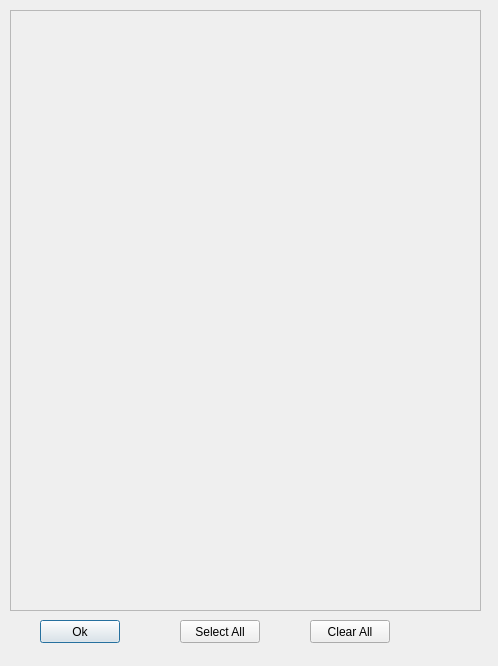
<?xml version="1.0" encoding="UTF-8"?>
<ui version="4.0">
 <class>SelectMetrics</class>
 <widget class="QDialog" name="SelectMetrics">
  <property name="geometry">
   <rect>
    <x>0</x>
    <y>0</y>
    <width>498</width>
    <height>666</height>
   </rect>
  </property>
  <property name="windowTitle">
   <string>Select Metrics</string>
  </property>
  <widget class="QPushButton" name="okButton">
   <property name="geometry">
    <rect>
     <x>40</x>
     <y>620</y>
     <width>80</width>
     <height>23</height>
    </rect>
   </property>
   <property name="text">
    <string>Ok</string>
   </property>
  </widget>
  <widget class="QPushButton" name="selectAllButton">
   <property name="geometry">
    <rect>
     <x>180</x>
     <y>620</y>
     <width>80</width>
     <height>23</height>
    </rect>
   </property>
   <property name="text">
    <string>Select All</string>
   </property>
  </widget>
  <widget class="QPushButton" name="clearAllButton">
   <property name="geometry">
    <rect>
     <x>310</x>
     <y>620</y>
     <width>80</width>
     <height>23</height>
    </rect>
   </property>
   <property name="text">
    <string>Clear All</string>
   </property>
  </widget>
  <widget class="QScrollArea" name="scrollArea">
   <property name="geometry">
    <rect>
     <x>10</x>
     <y>10</y>
     <width>471</width>
     <height>601</height>
    </rect>
   </property>
   <property name="acceptDrops">
    <bool>false</bool>
   </property>
   <property name="autoFillBackground">
    <bool>true</bool>
   </property>
   <property name="widgetResizable">
    <bool>true</bool>
   </property>
   <widget class="QWidget" name="scrollAreaWidgetContents">
    <property name="geometry">
     <rect>
      <x>0</x>
      <y>0</y>
      <width>467</width>
      <height>597</height>
     </rect>
    </property>
   </widget>
  </widget>
 </widget>
 <resources/>
 <connections/>
</ui>
